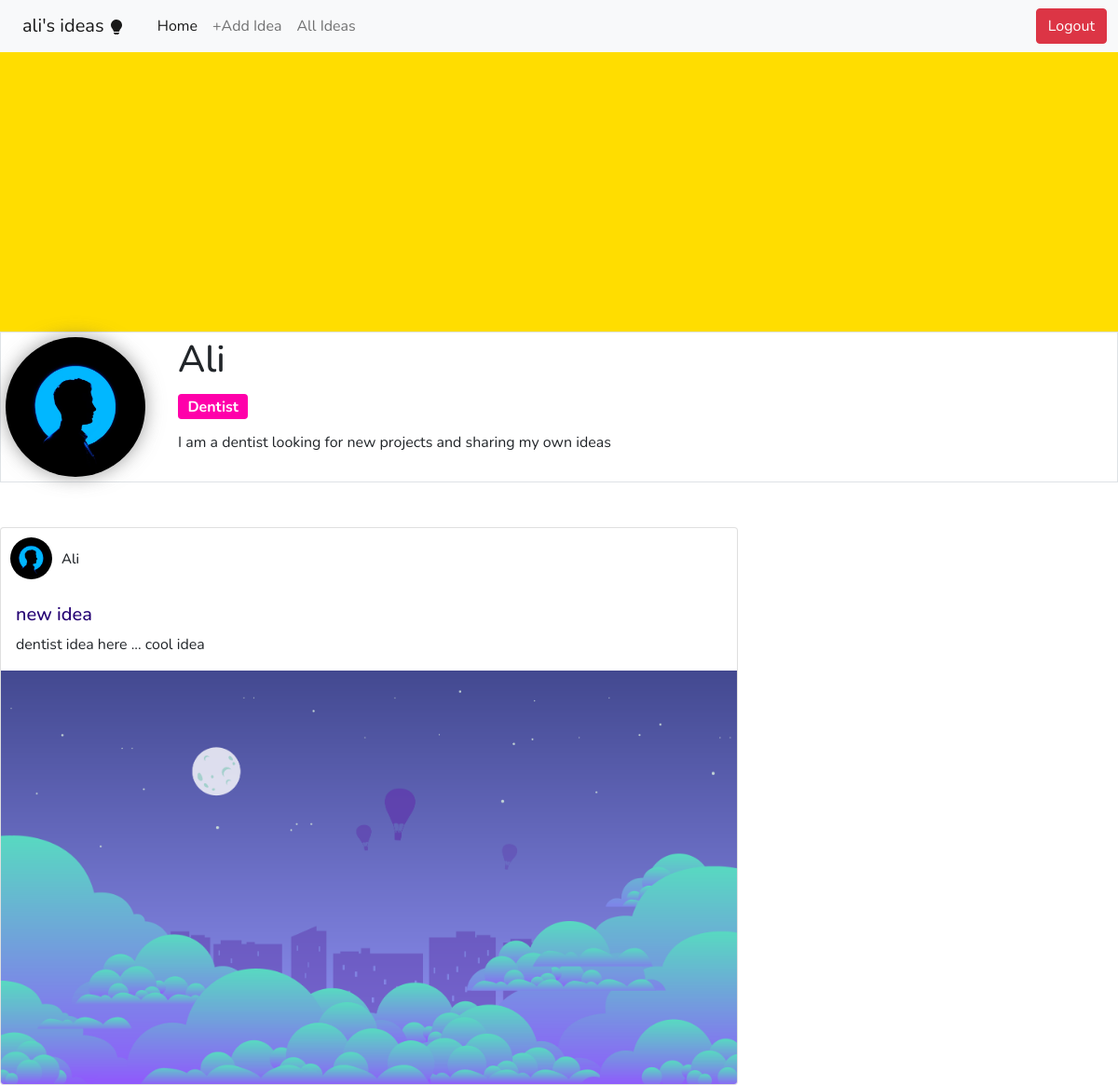
Screenshot of /profile (signed in) with the database file from the repository.
### tables this page shows
CREATE TABLE posts(
        user_id integer not null,
        title varchar(30) not null,
        content text not null,
        image varchar(60) not null
    , likes_number INT NOT NULL DEFAULT 0);

### run.py (the view)
@app.route("/profile")
def profile():
    if session.get("user"):
        id_ = session.get("user")[0]
        posts = posts_db.get_by(id_)
        return render_template("profile.html", username=session.get("user")[1].capitalize(), posts=posts, title=session.get("user")[2].capitalize(), bio=session.get("user")[3], img=session.get("user")[4])
    return render_template("login.html")

### posts_db.py (called while the page is built)
def get_by(user_id):
    conn = sqlite3.connect("data.db")
    cur = conn.cursor()
    cur.execute("select rowid,* from posts where user_id=? order by rowid desc", (user_id,))
    conn.commit()
    data = cur.fetchall()
    conn.close()
    return data

### templates/profile.html (shortened to what this page needs)
{%extends 'base.html'%}
{%block content%}
        <div class="profile">
            <div class="cover"></div>
            <div class="data border">
                <div class="profile-img">
                    <img class="circle-img" src="{{url_for('static',filename=img)}}" alt="blue profile picture">
                </div>
                <div class="profile-data ">
                    <h1 class="font-1">{{username}}</h1>
                    <h3 style="background:rgb(255, 0, 170);" class="font-1 badge fs-6">{{title}}</h3>
                    <p class="font-1">{{bio}}</p>
                </div>
            </div>
        </div>
    {%if posts%}
        {%for post in posts%}
                <div class="row">
                    <div class="col-lg-8 col-md-10 col-sm-12">
                        <div class="card">
                            <div class="post-header">
                                <div class="profile-post-img">
                                    <img class="circle-img" src="{{url_for('static',filename=img)}}" alt="blue profile picture">
                                </div>
                                <div class="profile-post-data ">
                                    <h1 style="font-size: 15px;" class="font-1 m-0">{{username}}</h1>
                                </div>
                            </div>
                            <div class="card-body">
                                <a href="{{url_for('idea',post_id=post[0])}}">
                                <h5 class="card-title font-1">{{post[2]}}</h5>
                                </a>
                                <p class="card-text font-1">{{post[3]}}</p>
                            </div>
                            <img src="{{url_for('static',filename=post[4])}}" class="card-img-bottom" alt="post image">
                        </div>
                    </div>
                </div>
        {%endfor%}
    {%else%}
    <h2 class="font-1">there is no Ideas yet!</h2>
    {%endif%}
{%endblock%}

### static/css/style.css (style rules this page uses)
.font-1 { font-family: 'Nunito', sans-serif; }
* { margin: 0; padding: 0; box-sizing: border-box; }
a { text-decoration: none; color: #240073; }
.cover { height: 300px; background:#00c8ff; background: #ffdd00; }
.data { display: flex; flex-wrap: wrap; }
.profile-img { position: relative; width: 150px; height: 150px; overflow: hidden; border-radius: 50%; box-shadow: 0px 0px 20px rgba(93, 93, 93, 0.6); margin: 10px; }
.profile-img { position: relative; width: 150px; height: 150px; overflow: hidden; border-radius: 50%; box-shadow: 0px 0px 20px rgba(93, 93, 93, 0.6); margin: 5px; }
.profile-post-img { position: relative; width: 45px; height: 45px; overflow: hidden; border-radius: 50%; margin: 10px; }
.circle-img { position: absolute; top: 0; left: 0; width: 100%; height: 100%; object-fit: cover; }
.profile-data { margin: 0px 30px; }
.post-header { display: flex; align-items: center; }
.profile-data > * { margin-top: 5px; }

### rows the page displays
posts: username "Ali", title "new idea", content "dentist idea here ... cool idea", image (picture)

### other values shown
{{ session['user'][1] }} "ali"
{{ username }} "Ali"
{{ title }} "Dentist"
{{ bio }} "I am a dentist looking for new projects and sharing my own ideas"
